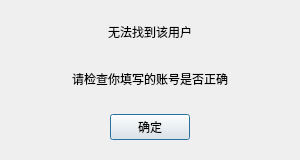
<?xml version="1.0" encoding="UTF-8"?>
<ui version="4.0">
 <class>FindFailDlg</class>
 <widget class="QDialog" name="FindFailDlg">
  <property name="geometry">
   <rect>
    <x>0</x>
    <y>0</y>
    <width>300</width>
    <height>160</height>
   </rect>
  </property>
  <property name="windowTitle">
   <string>Dialog</string>
  </property>
  <layout class="QVBoxLayout" name="verticalLayout">
   <item>
    <widget class="QLabel" name="fail_tip">
     <property name="text">
      <string>无法找到该用户</string>
     </property>
     <property name="alignment">
      <set>Qt::AlignCenter</set>
     </property>
    </widget>
   </item>
   <item>
    <widget class="QLabel" name="fail_tip2">
     <property name="text">
      <string>请检查你填写的账号是否正确</string>
     </property>
     <property name="alignment">
      <set>Qt::AlignCenter</set>
     </property>
    </widget>
   </item>
   <item>
    <widget class="QWidget" name="widget" native="true">
     <layout class="QHBoxLayout" name="horizontalLayout">
      <item>
       <spacer name="horizontalSpacer">
        <property name="orientation">
         <enum>Qt::Horizontal</enum>
        </property>
        <property name="sizeHint" stdset="0">
         <size>
          <width>40</width>
          <height>20</height>
         </size>
        </property>
       </spacer>
      </item>
      <item>
       <widget class="ClickedBtn" name="fail_sure_btn">
        <property name="text">
         <string>确定</string>
        </property>
       </widget>
      </item>
      <item>
       <spacer name="horizontalSpacer_2">
        <property name="orientation">
         <enum>Qt::Horizontal</enum>
        </property>
        <property name="sizeHint" stdset="0">
         <size>
          <width>40</width>
          <height>20</height>
         </size>
        </property>
       </spacer>
      </item>
     </layout>
    </widget>
   </item>
  </layout>
 </widget>
 <customwidgets>
  <customwidget>
   <class>ClickedBtn</class>
   <extends>QPushButton</extends>
   <header>clickedbtn.h</header>
  </customwidget>
 </customwidgets>
 <resources/>
 <connections/>
</ui>
